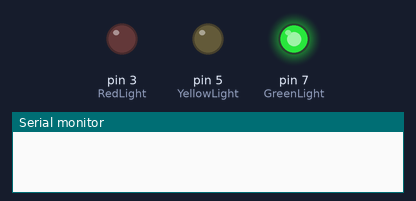
The sketch below on a simulated Arduino Uno, built with avr-gcc and run on an emulated ATmega328P. Shown: output pins drawn as LEDs (lit = HIGH), the last lines printed to the serial monitor.

Above: at 2.7 s.
At 12.5 s:
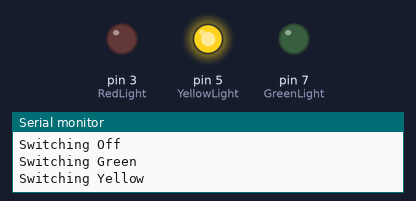
At 22.5 s:
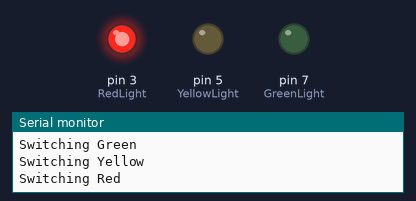
At 37.8 s:
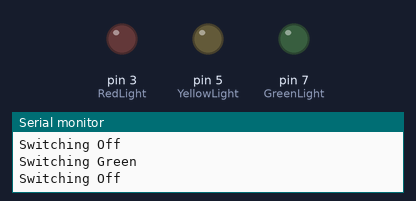
Timing chart, 0 to 39.1 s (numbered marks = the images above):
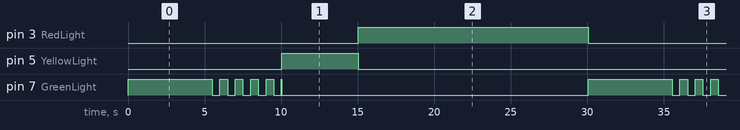

The sketch:

TrafficLightDisplay.ino
```cpp
/////////////////////////////////////////////
///This code was written by Joshua Stevens
///on 9/5/18 to display a traffic light.
///
///Code is written for Arduino mini connected
///to 3 relay switched toggle the lights.
/////////////////////////////////////////////
//#defines
#define RedLight 3
#define YellowLight 5
#define GreenLight 7

//Enums
enum Color {Red, Yellow, Green, Off};

//Variables
unsigned elapsedTime = 0;
bool on = true;                  //<----------set to false so if we reset (power goes out) we don't turn on when nobody is at the shop
Color currentColor;
Color newColor;


//Setup
void setup()
{
  //Set the lights to output
  pinMode(RedLight, OUTPUT);
  pinMode(YellowLight, OUTPUT);
  pinMode(GreenLight, OUTPUT);
  //default the light to green
  currentColor = Green;
  newColor = Green;
  digitalWrite(GreenLight, HIGH);
  Serial.begin(9600);
}


//Loop
void loop()
{
  if (on)
  {
    //change light color based on time
    //Green (0 - 10 seconds)
    if (elapsedTime <= 10000)
    {
      //check to see if we should flash green
      if (elapsedTime > 5000)
      {
        if (elapsedTime % 1000 < 500)
          newColor = Green;
        else
          newColor = Off;
      }
      else
        newColor = Green;
    }

    //Yellow (10 - 15 seconds)
    else if (elapsedTime > 10000 && elapsedTime <= 15000)
      newColor = Yellow;

    //Red (15 - 30 seconds)
    else
    {
      newColor = Red;
      //reset timer if we have gone over 30 seconds
      if (elapsedTime > 30000)
        elapsedTime = 0;
    }


    //check if we have a new color
    if (newColor != currentColor)
    {
      //switch on the new color
      switch (newColor)
      {
        case Green:
        {
          digitalWrite(RedLight, LOW);
          digitalWrite(GreenLight, HIGH);
          Serial.println("Switching Green");
          break;
        }
        case Yellow:
        {
          digitalWrite(GreenLight, LOW);
          digitalWrite(YellowLight, HIGH);
          Serial.println("Switching Yellow");
          break;
        }
        case Red:
        {
          digitalWrite(YellowLight, LOW);
          digitalWrite(RedLight, HIGH);
          Serial.println("Switching Red");
          break;
        }
        case Off:
        {
          digitalWrite(RedLight, LOW);
          digitalWrite(YellowLight, LOW);
          digitalWrite(GreenLight, LOW);
          Serial.println("Switching Off");
        }
      }

      //set the current color
      currentColor  = newColor;
    }

    //add to the timer
    delay(10);
    elapsedTime += 10;
  }

  //TODO check for IR input (Might need to put in a check so that we don't toggle every loop)
  if (false)
  {
    //if already on, turn off
    if (on)
      on = false;
    //if turning on
    else
    {
      on = true;
      elapsedTime = 0;
    }
  }

}
```

Measured:
- by itself, pin 3 (RedLight): alternates HIGH for 15.0 s and LOW for 15.0 s
- by itself, pin 5 (YellowLight): alternates HIGH for 5.0 s and LOW for 25.0 s
- by itself, pin 7 (GreenLight): repeats every 30.1 s: 4 × (HIGH 0.50 s, LOW 0.50 s), HIGH 0.01 s, LOW 20.0 s, HIGH 5.5 s, LOW 0.50 s
